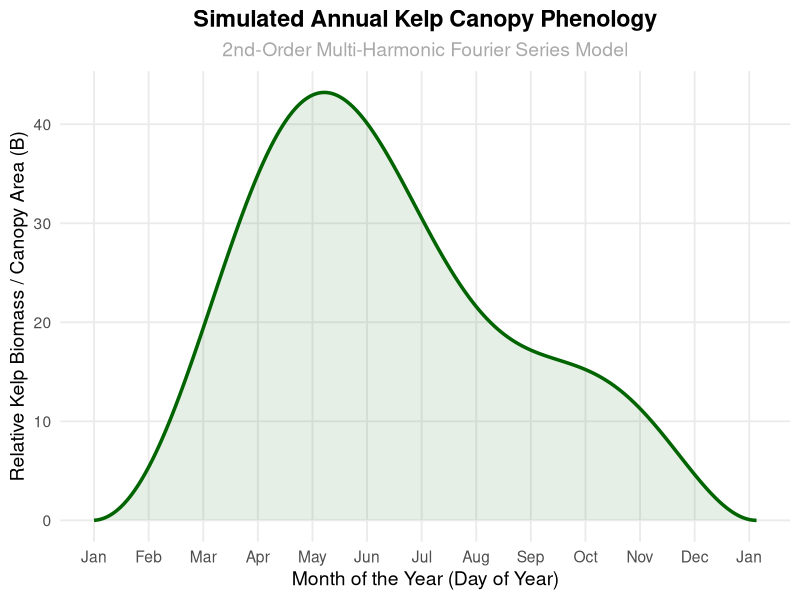

This figure's R source:
# Install packages if you haven't already
# install.packages(c("ggplot2", "dplyr"))

library(ggplot2)
library(dplyr)

# 1. Define the time domain and parameters
T_period <- 365                       # Total days in the annual cycle
t_days   <- 1:365                      # Time domain (X-axis)

# Fourier Coefficients
B0 <- 20                              # Baseline annual biomass
a1 <- -15; b1 <- 10                   # 1st Harmonic (Annual cycle)
a2 <- -5;  b2 <- -5                   # 2nd Harmonic (Semi-annual asymmetry)

# 2. Calculate the values of B (Y-axis) using the Fourier Series
kelp_data <- tibble(Day = t_days) %>%
  mutate(
    # First Harmonic (n = 1)
    harmonic_1 = a1 * cos(2 * pi * 1 * Day / T_period) + b1 * sin(2 * pi * 1 * Day / T_period),
    
    # Second Harmonic (n = 2)
    harmonic_2 = a2 * cos(2 * pi * 2 * Day / T_period) + b2 * sin(2 * pi * 2 * Day / T_period),
    
    # Combined Biomass Model
    Biomass = B0 + harmonic_1 + harmonic_2
  )

# 3. Create the time series graph using ggplot2
p <- ggplot(kelp_data, aes(x = Day, y = Biomass)) +
  geom_line(color = "darkgreen", size = 1.2) +
  # Optional: Shading underneath to represent biomass volume
  geom_area(fill = "darkgreen", alpha = 0.1) + 
  scale_x_continuous(
    breaks = seq(1, 365, by = 30), 
    labels = c("Jan", "Feb", "Mar", "Apr", "May", "Jun", "Jul", "Aug", "Sep", "Oct", "Nov", "Dec", "Jan")
  ) +
  labs(
    title = "Simulated Annual Kelp Canopy Phenology",
    subtitle = "2nd-Order Multi-Harmonic Fourier Series Model",
    x = "Month of the Year (Day of Year)",
    y = "Relative Kelp Biomass / Canopy Area (B)"
  ) +
  theme_minimal(base_size = 14) +
  theme(
    plot.title = element_text(face = "bold", hjust = 0.5),
    plot.subtitle = element_text(color = "darkgray", hjust = 0.5),
    panel.grid.minor = element_blank()
  )
